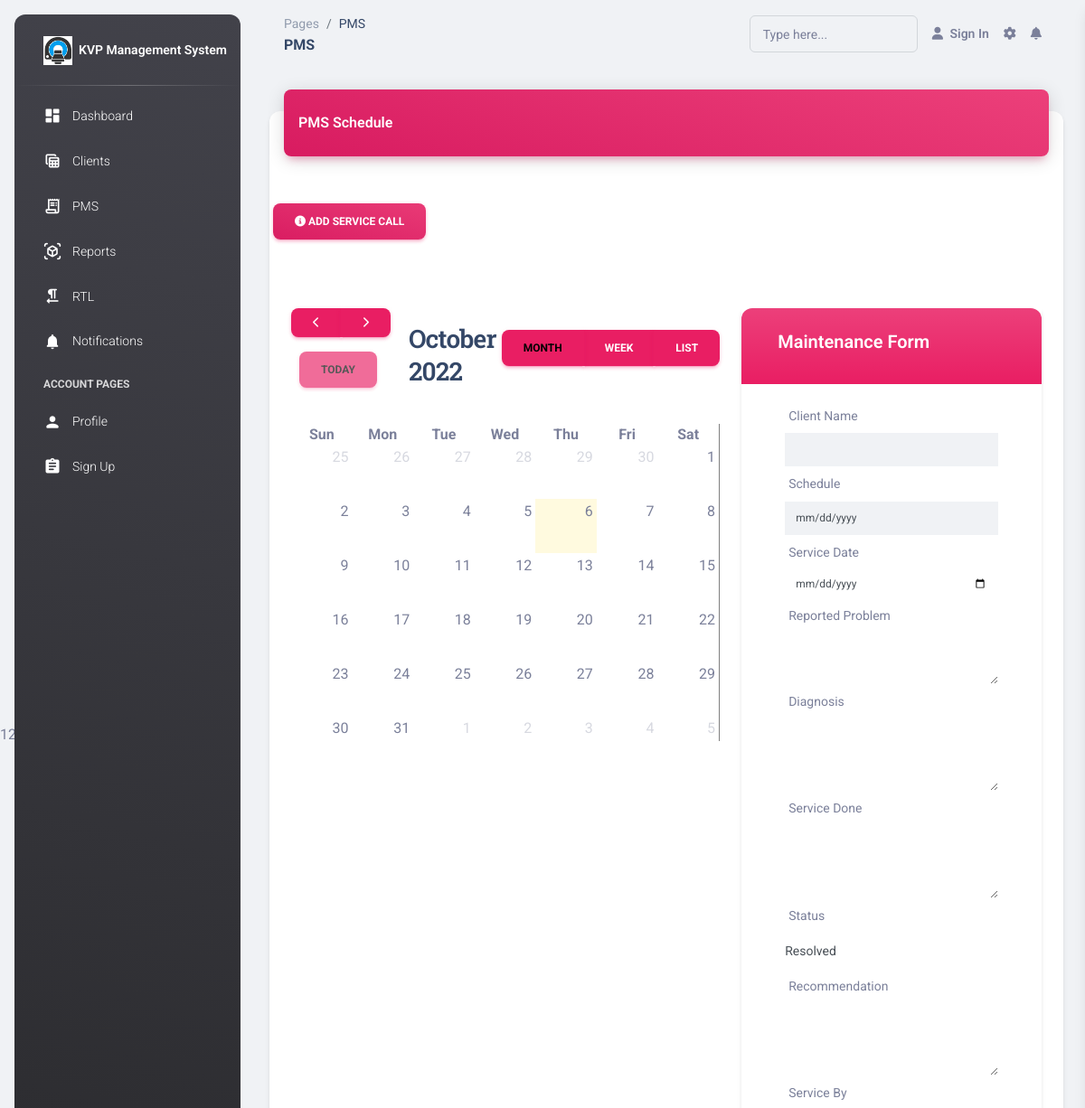
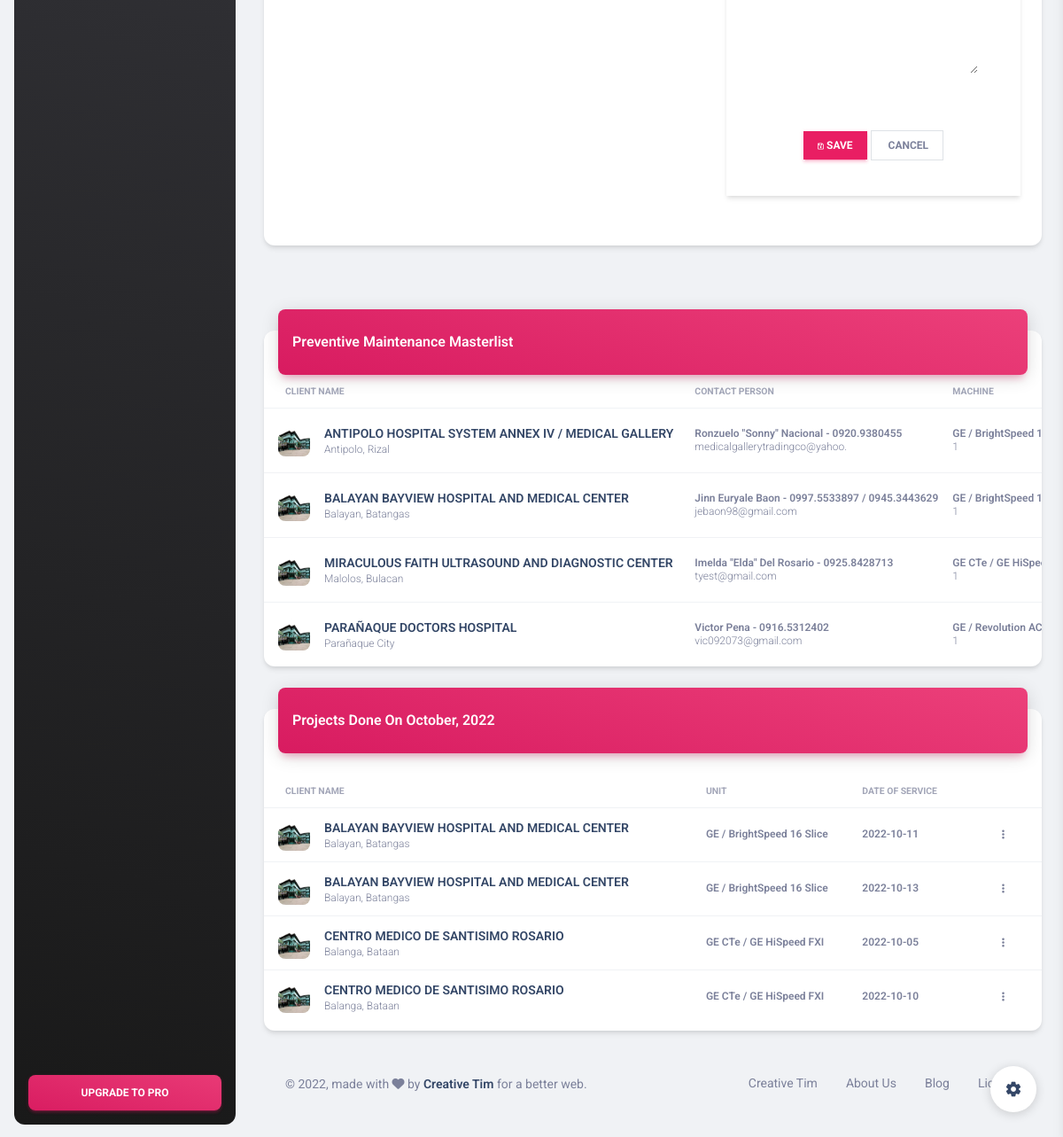
The page /pages/pms.php (signed in) on the database its author committed (2 pictures, top to bottom).
### tables this page shows
CREATE TABLE `contract` (
  `contract_id` varchar(50) NOT NULL,
  `client_id` int(11) NOT NULL,
  `machine_id` int(11) NOT NULL,
  `frequency` varchar(20) NOT NULL,
  `turn_over` date NOT NULL,
  `coverage` date NOT NULL,
  `status` varchar(30) NOT NULL,
  `count` int(11) NOT NULL,
  `total` int(11) NOT NULL
);

CREATE TABLE `clients` (
  `client_id` int(11) NOT NULL,
  `client_name` varchar(150) NOT NULL,
  `client_address` text NOT NULL,
  `contact_person` varchar(150) NOT NULL,
  `contact_email` varchar(30) NOT NULL,
  `imglink` varchar(150) NOT NULL
);

CREATE TABLE `machine` (
  `machine_id` int(11) NOT NULL,
  `machine_type` varchar(30) NOT NULL,
  `machine_model` varchar(50) NOT NULL
);

CREATE TABLE `pms` (
  `pms_id` int(11) NOT NULL,
  `schedule_id` int(11) NOT NULL,
  `service_date` date NOT NULL,
  `service_problem` text NOT NULL,
  `service_diagnosis` text NOT NULL,
  `service_done` text NOT NULL,
  `remarks` text NOT NULL,
  `service_by` varchar(50) NOT NULL
);

CREATE TABLE `schedule` (
  `schedule_id` int(11) NOT NULL,
  `client_id` int(11) NOT NULL,
  `machine_id` int(11) NOT NULL,
  `contract_id` varchar(50) NOT NULL,
  `schedule_date` date NOT NULL,
  `status` int(11) NOT NULL DEFAULT 0,
  `count` int(11) NOT NULL
);

### pages/pms.php (shortened to what the rows shown need)
<?php
include '../inc/modals.php' ;
?>
<!DOCTYPE html>
<html lang="en">
<head>
  <link rel="stylesheet" href="../assets/css/bootstrap.min.css">
    <link rel="stylesheet" href="../assets/css/daterangepicker.css">
  <link href="../assets/css/nucleo-icons.css" rel="stylesheet" />
  <link href="../assets/css/nucleo-svg.css" rel="stylesheet" />
  <?php include '../inc/sources.php' ?>
</head>
<body class="g-sidenav-show  bg-gray-200">
  <?php include '../inc/sidenav.php' ?>
  <main class="main-content position-relative max-height-vh-100 h-100 border-radius-lg ">
     <div class="container-fluid py-4">
      <div class="row">
        <div class="col-12">
          <div class="card my-4">
              <div class="table-responsive p-0">
                <table class="table align-items-center mb-0">
                  <thead>
                    <tr>
                      <th class="text-uppercase text-secondary text-xxs font-weight-bolder opacity-7">Client Name</th>
					  <th class="text-uppercase text-secondary text-xxs font-weight-bolder opacity-7 ps-2">Contact Person</th>
                      <th class="text-uppercase text-secondary text-xxs font-weight-bolder opacity-7 ps-2">Machine</th>
                    </tr>
                  </thead>
                  <tbody>
                    <tr>
					 <?php
							$query = mysqli_query($conn, "  select contract.contract_id, contract.client_id, contract.machine_id, contract.frequency, contract.turn_over,contract.coverage, contract.status, clients.client_name,
  clients.client_address, clients.contact_person, clients.contact_email, clients.imglink, machine.machine_type, machine.machine_model from
  ((contract left join clients on contract.client_id = clients.client_id) left join machine on contract.machine_id = machine.machine_id)");
							while($fetch = mysqli_fetch_array($query)){
						?>
                      <td>
                        <div class="d-flex px-2 py-1">
                          <div>
                            <img src="<?php echo $fetch['imglink'] ?>" class="avatar avatar-sm me-3 border-radius-lg" alt="user1">
                          </div>
                          <div class="d-flex flex-column justify-content-center">
                            <h6 class="mb-0 text-sm"><?php echo $fetch['client_name']?></h6>
                            <p class="text-xs text-secondary mb-0"><?php echo $fetch['client_address']?></p>
                          </div>
                        </div>
                      </td>
                      <td>
                        <p class="text-xs font-weight-bold mb-0"><?php echo$fetch['contact_person']?></p>
                        <p class="text-xs text-secondary mb-0"><?php echo $fetch['contact_email'] ?></p>
                      </td>
					  <td>
                        <p class="text-xs font-weight-bold mb-0"><?php echo $fetch['machine_model']?></p>
                        <p class="text-xs text-secondary mb-0"><?php echo $fetch['machine_type']?></p>
                      </td>
                    </tr>
							<?php } ?>
                  </tbody>
                </table>
              </div>
            </div>
          </div>
        </div>
   <div class="row">
        <div class="col-12">
          <div class="card my-4">
			  <?php
			  $month = date('m');
			  $year = date('Y');
			  ?>
            <div class="card-body px-0 pb-2">
              <div class="table-responsive p-0">
                <table class="table align-items-center justify-content-center mb-0">
                  <thead>
                    <tr>
                      <th class="text-uppercase text-secondary text-xxs font-weight-bolder opacity-7">Client Name</th>
                      <th class="text-uppercase text-secondary text-xxs font-weight-bolder opacity-7 ps-2">Unit</th>
					   <th class="text-uppercase text-secondary text-xxs font-weight-bolder  opacity-7 ps-2">Date of Service</th>
                      <th></th>
                    </tr>
                  </thead>
                  <tbody>
				  <?php
				  $query1 = mysqli_query($conn, "SELECT pms.pms_id, pms.schedule_id, pms.service_date, pms.service_problem, pms.service_diagnosis, pms.service_done,  pms.remarks,
 pms.service_by, schedule.client_id, clients.client_name, clients.client_address,machine.machine_model from
  (((pms inner join schedule on pms.schedule_id = schedule.schedule_id) left join clients on schedule.client_id = clients.client_id)
  left join machine on schedule.machine_id = machine.machine_id)
  WHERE MONTH(service_date) = $month AND YEAR (service_date) =  $year");
							while($fetch = mysqli_fetch_array($query1)){
				  ?>
                    <tr>
                      <td>
                         <div class="d-flex px-2 py-1">
                          <div>
                            <img src="../image/uploads/mv santiago.webp" class="avatar avatar-sm me-3 border-radius-lg" alt="user1">
                          </div>
                          <div class="d-flex flex-column justify-content-center">
                            <h6 class="mb-0 text-sm"><?php echo $fetch['client_name']?></h6>
                            <p class="text-xs text-secondary mb-0"><?php echo $fetch['client_address']?></p>
                          </div>
                        </div>
                      </td>
					   <td>
                        <span class="text-xs font-weight-bold"><?php echo $fetch['machine_model']?></span>
                      </td>
					  <td>
                        <span class="text-xs font-weight-bold"><?php echo $fetch['service_date']?></span>
                      </td>
                      <td class="align-middle">
                        <button class="btn btn-link text-secondary mb-0 " data-bs-toggle="modal" data-bs-target="#viewPms<?php echo  $fetch['pms_id']?>">
                          <i class="fa fa-ellipsis-v text-xs"></i>
                        </button>
                      </td>
                    </tr>
							<?php } ?>
                  </tbody>
                </table>
              </div>
            </div>
          </div>
        </div>
      </div>
    </div>
  </main>
  <div class="fixed-plugin">
  </div>
  <?php
  include '../inc/pms_sched.php' ;?>
</body>
</html>

### inc/pms_sched.php (shortened to what the rows shown need)
<?php
require_once('../inc/dbc.inc.php');
$date_today = date('Y-m');
$query = mysqli_query($conn, "  select schedule.schedule_id, schedule.client_id,
schedule.machine_id, schedule.schedule_date,schedule.status, clients.client_name,clients.client_address, machine.machine_model from ((schedule INNER join clients on
 schedule.client_id = clients.client_id)
   INNER JOIN machine on machine.machine_id = schedule.machine_id) where schedule.status != '2'") or die(mysqli_error());
while($row = mysqli_fetch_array($query)){
    $row['sdate'] = date("F d, Y",strtotime($row['schedule_date']));
	$schedule_id = $row['schedule_id'];
	if ($row ['schedule_date'] < $date_today) {
		echo $schedule_id;
	}
}
?>

### rows shown on the page
contract: client.imglink (picture), client.client_name "ANTIPOLO HOSPITAL SYSTEM ANNEX IV / MEDICAL GALLERY", client.client_address "Antipolo, Rizal", client.contact_person "Ronzuelo \"Sonny\" Nacional - 0920.9380455", client.contact_email "medicalgallerytradingco@yahoo.", machine.machine_model "GE / BrightSpeed…", machine.machine_type "1"
contract: client.imglink (picture), client.client_name "BALAYAN BAYVIEW HOSPITAL AND MEDICAL CENTER", client.client_address "Balayan, Batangas", client.contact_person "Jinn Euryale Baon - 0997.5533897 / 0945.3443629", client.contact_email "jebaon98@gmail.com", machine.machine_model "GE / BrightSpeed…", machine.machine_type "1"
contract: client.imglink (picture), client.client_name "MIRACULOUS FAITH ULTRASOUND AND DIAGNOSTIC CENTER", client.client_address "Malolos, Bulacan", client.contact_person "Imelda \"Elda\" Del Rosario - 0925.8428713", client.contact_email "tyest@gmail.com", machine.machine_model "GE CTe / GE…", machine.machine_type "1"
contract: client.imglink (picture), client.client_name "PARAÑAQUE DOCTORS HOSPITAL", client.client_address "Parañaque City", client.contact_person "Victor Pena - 0916.5312402", client.contact_email "vic092073@gmail.com", machine.machine_model "GE / Revolution…", machine.machine_type "1"
pms: clients.client_name "BALAYAN BAYVIEW HOSPITAL AND MEDICAL CENTER", clients.client_address "Balayan, Batangas", machine.machine_model "GE / BrightSpeed 16 Slice", service_date "2022-10-11"
pms: clients.client_name "BALAYAN BAYVIEW HOSPITAL AND MEDICAL CENTER", clients.client_address "Balayan, Batangas", machine.machine_model "GE / BrightSpeed 16 Slice", service_date "2022-10-13"
pms: clients.client_name "CENTRO MEDICO DE SANTISIMO ROSARIO", clients.client_address "Balanga, Bataan", machine.machine_model "GE CTe / GE HiSpeed FXI", service_date "2022-10-05"
pms: clients.client_name "CENTRO MEDICO DE SANTISIMO ROSARIO", clients.client_address "Balanga, Bataan", machine.machine_model "GE CTe / GE HiSpeed FXI", service_date "2022-10-10"
schedule: schedule_id "1"
schedule: schedule_id "2"
